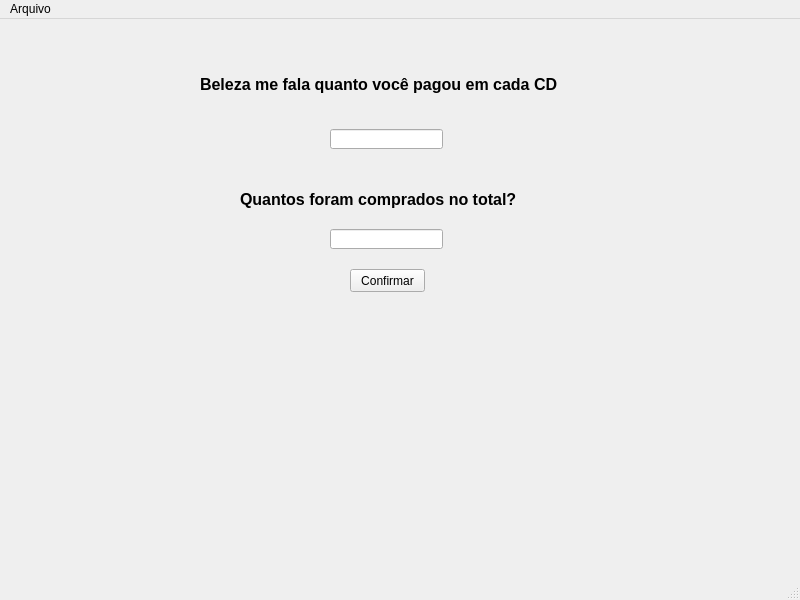
<?xml version="1.0" encoding="UTF-8"?>
<ui version="4.0">
 <class>MainWindow</class>
 <widget class="QMainWindow" name="MainWindow">
  <property name="geometry">
   <rect>
    <x>0</x>
    <y>0</y>
    <width>800</width>
    <height>600</height>
   </rect>
  </property>
  <property name="windowTitle">
   <string>MainWindow</string>
  </property>
  <widget class="QWidget" name="centralwidget">
   <widget class="QLabel" name="label">
    <property name="geometry">
     <rect>
      <x>200</x>
      <y>0</y>
      <width>381</width>
      <height>131</height>
     </rect>
    </property>
    <property name="font">
     <font>
      <pointsize>12</pointsize>
      <weight>75</weight>
      <bold>true</bold>
     </font>
    </property>
    <property name="text">
     <string>Beleza me fala quanto você pagou em cada CD</string>
    </property>
   </widget>
   <widget class="QLineEdit" name="lineEdit">
    <property name="geometry">
     <rect>
      <x>330</x>
      <y>110</y>
      <width>113</width>
      <height>20</height>
     </rect>
    </property>
    <property name="alignment">
     <set>Qt::AlignCenter</set>
    </property>
   </widget>
   <widget class="QLabel" name="label_2">
    <property name="geometry">
     <rect>
      <x>240</x>
      <y>160</y>
      <width>291</width>
      <height>41</height>
     </rect>
    </property>
    <property name="font">
     <font>
      <pointsize>12</pointsize>
      <weight>75</weight>
      <bold>true</bold>
     </font>
    </property>
    <property name="text">
     <string>Quantos foram comprados no total?</string>
    </property>
   </widget>
   <widget class="QLineEdit" name="lineEdit_2">
    <property name="geometry">
     <rect>
      <x>330</x>
      <y>210</y>
      <width>113</width>
      <height>20</height>
     </rect>
    </property>
    <property name="alignment">
     <set>Qt::AlignCenter</set>
    </property>
   </widget>
   <widget class="QPushButton" name="pushButton">
    <property name="geometry">
     <rect>
      <x>350</x>
      <y>250</y>
      <width>75</width>
      <height>23</height>
     </rect>
    </property>
    <property name="text">
     <string>Confirmar</string>
    </property>
   </widget>
   <widget class="QLabel" name="label_3">
    <property name="geometry">
     <rect>
      <x>210</x>
      <y>300</y>
      <width>351</width>
      <height>171</height>
     </rect>
    </property>
    <property name="font">
     <font>
      <pointsize>12</pointsize>
      <weight>75</weight>
      <bold>true</bold>
     </font>
    </property>
    <property name="text">
     <string/>
    </property>
    <property name="alignment">
     <set>Qt::AlignCenter</set>
    </property>
   </widget>
  </widget>
  <widget class="QMenuBar" name="menubar">
   <property name="geometry">
    <rect>
     <x>0</x>
     <y>0</y>
     <width>800</width>
     <height>21</height>
    </rect>
   </property>
   <widget class="QMenu" name="menuArquivo">
    <property name="title">
     <string>Arquivo</string>
    </property>
    <addaction name="actionAbrir"/>
    <addaction name="actionNovo"/>
    <addaction name="actionSalvar"/>
    <addaction name="actionSair"/>
   </widget>
   <addaction name="menuArquivo"/>
  </widget>
  <widget class="QStatusBar" name="statusbar"/>
  <action name="actionSalvar">
   <property name="text">
    <string>Salvar</string>
   </property>
  </action>
  <action name="actionSair">
   <property name="text">
    <string>Sair</string>
   </property>
  </action>
  <action name="actionNovo">
   <property name="text">
    <string>Novo</string>
   </property>
  </action>
  <action name="actionAbrir">
   <property name="text">
    <string>Abrir</string>
   </property>
  </action>
 </widget>
 <resources/>
 <connections/>
</ui>
